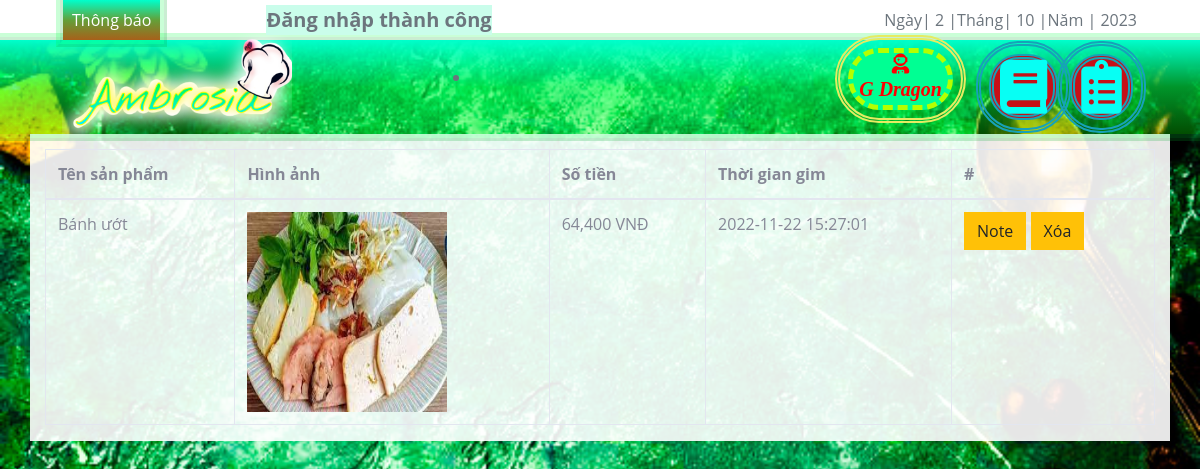
The app's page /?mod=gim_note&act=gim_note (signed in) with its own data.
### tables this page shows
CREATE TABLE `sanpham` (
  `MaSP` int(11) NOT NULL,
  `MaDM` int(11) NOT NULL,
  `TenSP` varchar(70) NOT NULL,
  `MoTa` text NOT NULL,
  `CachLam` text NOT NULL,
  `HinhAnh1` varchar(200) NOT NULL,
  `HinhAnh2` varchar(255) DEFAULT NULL,
  `HinhAnh3` varchar(255) DEFAULT NULL,
  `TrangThai` int(11) NOT NULL,
  `ThoiGian` datetime DEFAULT NULL
);

CREATE TABLE `gim` (
  `Ma_Gim` int(11) NOT NULL,
  `MaSP` float NOT NULL,
  `MaND` int(11) NOT NULL,
  `Time_Gim` datetime NOT NULL
);

### Controllers/GimNoteController.php (called while the page is built, shortened)
<?php
require_once("Models/gimnote.php");
class GimNoteController
{
    var $gim_model;
    public function __construct()
    {
       $this->gim_model = new Gim();
    }
    public function list()
    {
        $data1 = $this->gim_model->list();
        $data2 = $this->gim_model->list_cn();
        $data = array_merge($data1, $data2);
        require_once('Views/index.php');
    }
}

### Models/connection.php (called while the page is built, shortened)
<?php
    class connection{
        function __construct()
        {
            $severname ="localhost";
            $username ="root";
            $password ="tin123";
            $db_name ="dacs2";
            $this->conn = new mysqli($severname,$username,$password,$db_name);
        }
    }
?>

### Models/model.php (called while the page is built, shortened)
<?php
require_once("connection.php");
class model
{
    function __construct()
    {
        $conn_obj = new connection();
        $this->conn = $conn_obj->conn;
    }
}

### Models/gimnote.php (called while the page is built, shortened)
<?php
require_once("model.php");
class Gim extends Model
{
    function list()
    {
        $query = "SELECT  sanpham.MaSP,sanpham.TenSP,sanpham.HinhAnh1,gim.Ma_Gim,gim.Time_Gim,(SELECT(SUM(sanpham_nguyenlieu.Sl_SPNL*nguyenlieu.GiaNL)) FROM sanpham_nguyenlieu INNER JOIN nguyenlieu ON sanpham_nguyenlieu.MaNL=nguyenlieu.MaNL WHERE sanpham.MaSP=sanpham_nguyenlieu.MaSP) AS DonGia FROM sanpham INNER JOIN gim ON sanpham.MaSP=gim.MaSP WHERE gim.MaND=".$_SESSION['login']['MaND']." ORDER BY gim.Time_Gim DESC;";
        require("result.php");
        return $data;
    }
    function list_cn()
    {
        $query = "SELECT  nguoidung_sanpham.MaSP,nguoidung_sanpham.TenSP,nguoidung_sanpham.HinhAnh1,gim.Ma_Gim,gim.Time_Gim,(SELECT(SUM(nguoidung_sanpham_nguyenlieu.Sl_SPNL*nguyenlieu.GiaNL)) FROM nguoidung_sanpham_nguyenlieu INNER JOIN nguyenlieu ON nguoidung_sanpham_nguyenlieu.MaNL=nguyenlieu.MaNL WHERE nguoidung_sanpham.MaSP=nguoidung_sanpham_nguyenlieu.MaSP) AS DonGia FROM nguoidung_sanpham INNER JOIN gim ON nguoidung_sanpham.MaSP=gim.MaSP WHERE gim.MaND=".$_SESSION['login']['MaND']." ORDER BY gim.Time_Gim DESC;";
        require("result.php");
        return $data;
    }
}

### Models/result.php (called while the page is built)
<?php
$result = $this->conn->query($query);
$data = array();
while ($row = $result->fetch_assoc()) {
    $data[] = $row;
}
?>

### Views/gim_note/gim_note.php (the view, shortened to what this page needs)
<div class="container">
    <div class="row">
        <div class="box">
            <div class="row">
                <div class="col-lg-12">
                    <div class="cart-form-text pay-details table-responsive">
                        <table class="table table-bordered" id="dataTable" width="100%" cellspacing="0">
                        <thead>
                            <tr>
                            <th scope="col">Tên sản phẩm</th>
                            <th scope="col">Hình ảnh</th>
                            <th scope="col">Số tiền</th>
                            <th scope="col">Thời gian gim</th>
                            <th scope="col">#</th>
                            </tr>
                        </thead>
                        <tbody>
                            <?php foreach ($data as $row) { ?>
                            <tr>
                                <td><?= $row['TenSP'] ?></td>
                                <td><a href="?mod=detail&act=detail&id=<?= $row['MaSP'] ?>"><img src="public/<?=$row['HinhAnh1']?>" height="200px" width="200px"></a></td>
                                <td><?= number_format($row['DonGia']) ?> VNĐ</td>
                                <td><?= $row['Time_Gim'] ?></td>
                                <td>
                                    <a href="?mod=gim_note&act=view_note&id=<?= $row['MaSP'] ?>" type="button" class="btn btn-warning">Note</a>
                                    <a href="?mod=gim_note&act=delete_note&id_gim=<?= $row['Ma_Gim'] ?>&id=<?= $row['MaSP'] ?>" type="button" class="btn btn-warning">Xóa</a>
                                </td>
                            </tr>
                            <?php } ?>
                        </tbody>
                        </table>
                    </div>
                </div>
            </div>
        </div>
    </div>
</div>
</body>
</html>

### public/doc_content/css/business-casual.css (style rules this page uses)
body { font-family: "Open Sans", "Helvetica Neue", Helvetica, Arial, sans-serif; background: url('../img/bg.jpg') no-repeat center center fixed; -webkit-background-size: cover; -moz-background-size: cover; background-size: cover; -o-background-size: cover; }
.box { margin-bottom: 20px; padding: 30px 15px; background: #fff; background: rgba(255, 255, 255, 0.9); width: 100%; }
@media screen and (min-width:1200px) { .box:after { content: ''; display: table; clear: both; } }

### records on screen
sanpham: TenSP "Bánh ướt", HinhAnh1 (picture), DonGia "64,400", gim.Time_Gim "2022-11-22 15:27:01"

### other values on screen
$_COOKIE['msg'] "Đăng nhập thành công"
$_SESSION['login']['Ho'] "G"
$_SESSION['login']['Ten'] "Dragon"
